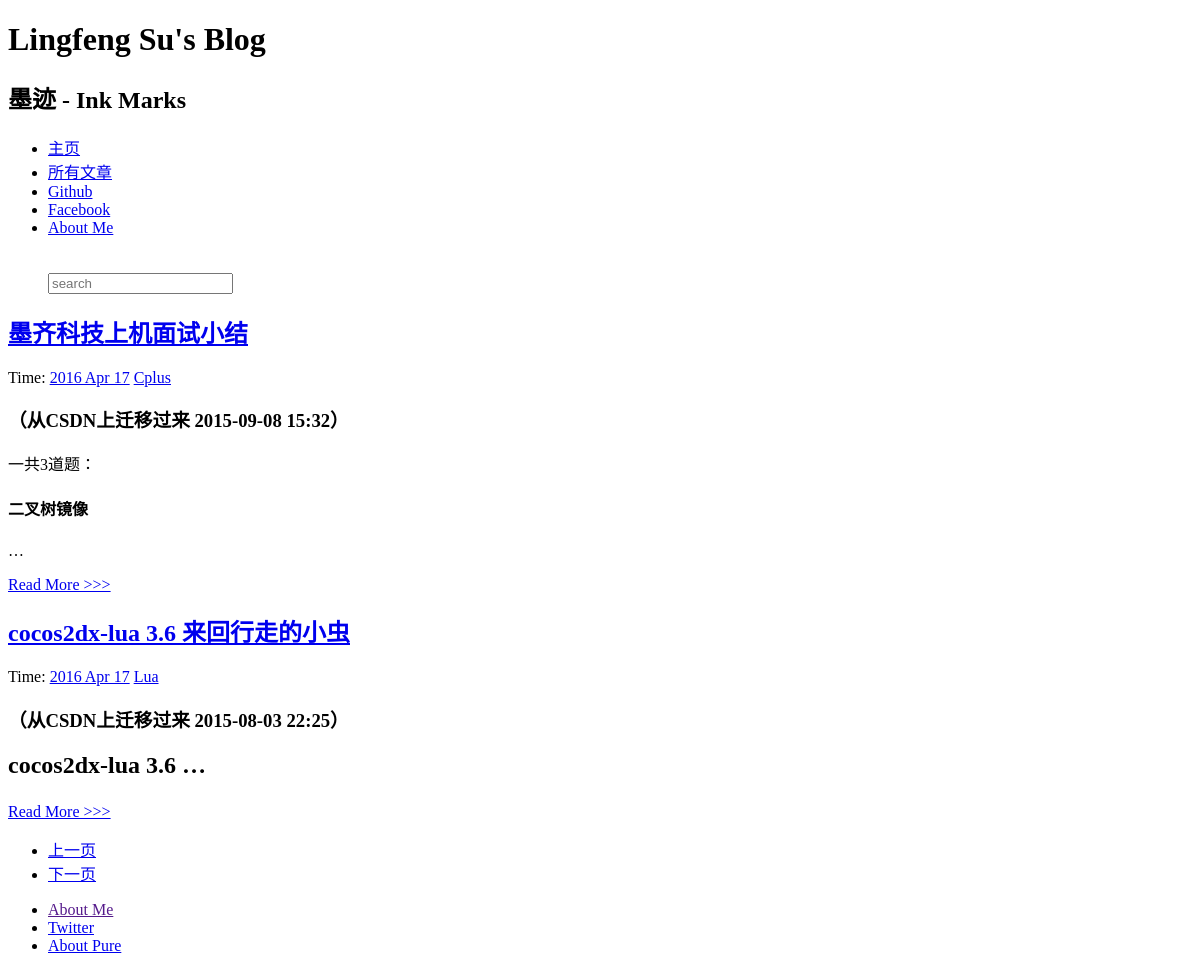
Screenshot of /?page=2 with the database file from the repository.
### article/models.py (models this page shows, shortened)
class Article(models.Model):
    title = models.CharField(max_length=100)  # 博客题目
    category = models.CharField(max_length=50, blank=True)  # 博客标签
    date_time = models.DateTimeField(auto_now_add=True)  # 博客日期
    content = models.TextField(blank=True, null=True)  # 博客文章正文
    class Meta:  # 按时间下降排序
        ordering = ['-date_time']

### article/views.py (the view)
# urls.py: url(r'^$', 'article.views.home', name='home'),
def home(request):
    posts = Article.objects.all()  # 获取全部的Article对象
    paginator = Paginator(posts, 2)  # 每页显示两个
    page = request.GET.get('page')
    try:
        post_list = paginator.page(page)
    except PageNotAnInteger:
        post_list = paginator.page(1)
    except EmptyPage:
        post_list = paginator.paginator(paginator.num_pages)
    return render(request, 'home.html', {'post_list': post_list})

### article/templatetags/custom_markdown.py (called while the page is built)
@register.filter(is_safe=True)  # 注册template filter
@stringfilter  # 希望字符串作为参数
def custom_markdown(value):
    return mark_safe(markdown.markdown(value,
                                       extensions=[
                                           'markdown.extensions.fenced_code', 'markdown.extensions.codehilite'],
                                       safe_mode=True,
                                       enable_attributes=False))

### templates/home.html
{% extends "base.html" %}
{% load custom_markdown %}
{% block content %}
<div class="posts">
    {% for post in post_list %}
        <section class="post">
            <header class="post-header">
                <h2 class="post-title"><a href="{% url "detail" id=post.id %}">{{ post.title }}</a></h2>
                    <p class="post-meta">
                        Time:  <a class="post-author" href="#">{{ post.date_time |date:"Y M d"}}</a> <a class="post-category post-category-js" href="{% url "search_tag" tag=post.category %}">{{ post.category|title }}</a>
                    </p>
            </header>
                <div class="post-description">
                    <p>
                        {{ post.content|custom_markdown|truncatewords:5 }}
                    </p>
                </div>
                <a class="pure-button" href="{% url "detail" id=post.id %}">Read More >>> </a>
        </section>
    {% endfor %}
    {% if post_list.object_list and post_list.paginator.num_pages > 1 %}
      <div>
      <ul class="pager">
      {% if post_list.has_previous %}
        <li><a href="?page={{ post_list.previous_page_number }}">上一页</a></li>
      {% endif %}
      {% if post_list.has_next %}
        <li><a href="?page={{ post_list.next_page_number }}">下一页</a></li>
      {% endif %}
      </ul>
      </div>
    {% endif %}
</div>
{% endblock %}

### rows the page displays
Article: title "墨齐科技上机面试小结", date_time "2016 Apr 17", category "Cplus", content|custom_markdown "（从CSDN上迁移过来 2015-09-08 15:32） 一共3道题： 二叉树镜像 …"
Article: title "cocos2dx-lua 3.6 来回行走的小虫", date_time "2016 Apr 17", category "Lua", content|custom_markdown "（从CSDN上迁移过来 2015-08-03 22:25） cocos2dx-lua 3.6 …"
